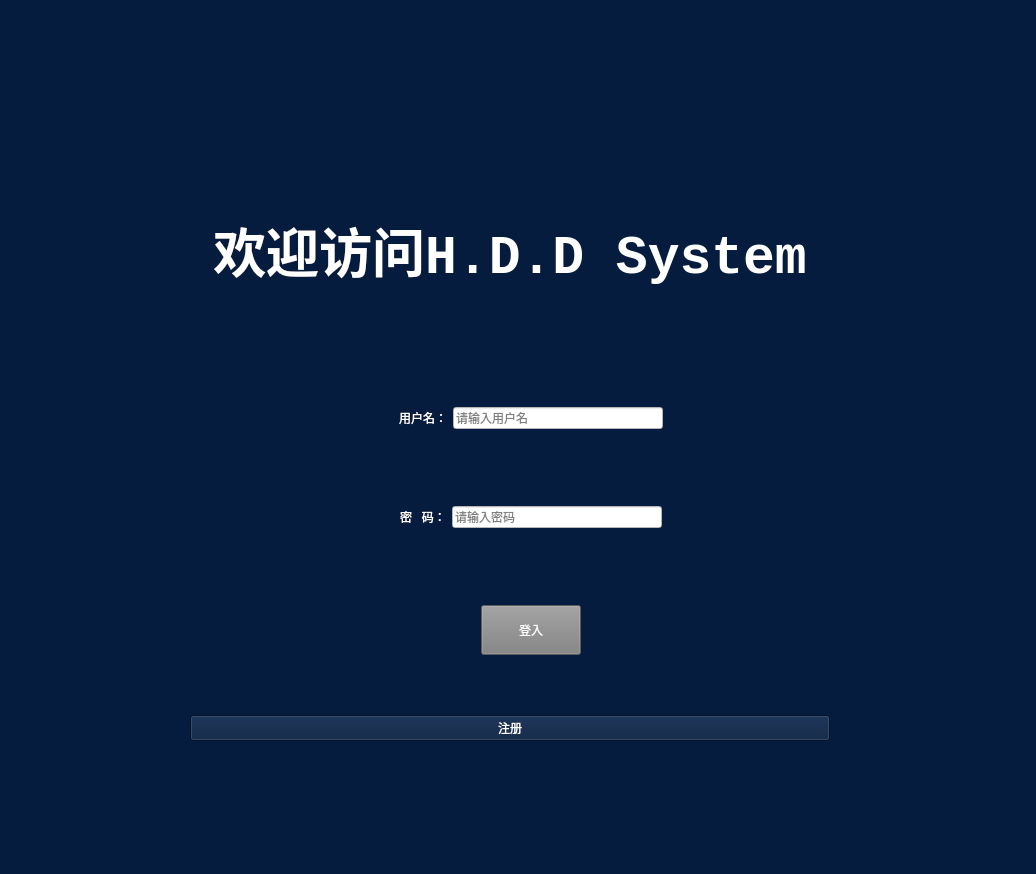
<?xml version="1.0" encoding="UTF-8"?>
<ui version="4.0">
 <class>Form</class>
 <widget class="QWidget" name="Form">
  <property name="geometry">
   <rect>
    <x>0</x>
    <y>0</y>
    <width>1036</width>
    <height>874</height>
   </rect>
  </property>
  <property name="minimumSize">
   <size>
    <width>0</width>
    <height>0</height>
   </size>
  </property>
  <property name="maximumSize">
   <size>
    <width>16777215</width>
    <height>16777215</height>
   </size>
  </property>
  <property name="focusPolicy">
   <enum>Qt::NoFocus</enum>
  </property>
  <property name="acceptDrops">
   <bool>false</bool>
  </property>
  <property name="windowTitle">
   <string>Login</string>
  </property>
  <property name="styleSheet">
   <string notr="true">background-color: #061c3e;</string>
  </property>
  <widget class="QWidget" name="layoutWidget">
   <property name="geometry">
    <rect>
     <x>190</x>
     <y>150</y>
     <width>682</width>
     <height>591</height>
    </rect>
   </property>
   <layout class="QVBoxLayout" name="verticalLayout_2">
    <item>
     <widget class="QLabel" name="label_4">
      <property name="maximumSize">
       <size>
        <width>640</width>
        <height>200</height>
       </size>
      </property>
      <property name="font">
       <font>
        <family>Consolas</family>
        <pointsize>40</pointsize>
        <bold>true</bold>
       </font>
      </property>
      <property name="styleSheet">
       <string notr="true">color: white;</string>
      </property>
      <property name="text">
       <string>欢迎访问H.D.D System</string>
      </property>
      <property name="textFormat">
       <enum>Qt::RichText</enum>
      </property>
      <property name="alignment">
       <set>Qt::AlignCenter</set>
      </property>
     </widget>
    </item>
    <item>
     <layout class="QVBoxLayout" name="verticalLayout">
      <item>
       <layout class="QHBoxLayout" name="horizontalLayout">
        <item>
         <spacer name="horizontalSpacer_5">
          <property name="orientation">
           <enum>Qt::Horizontal</enum>
          </property>
          <property name="sizeHint" stdset="0">
           <size>
            <width>40</width>
            <height>20</height>
           </size>
          </property>
         </spacer>
        </item>
        <item>
         <widget class="QLabel" name="label">
          <property name="styleSheet">
           <string notr="true">color: white;</string>
          </property>
          <property name="text">
           <string>用户名：</string>
          </property>
          <property name="alignment">
           <set>Qt::AlignCenter</set>
          </property>
         </widget>
        </item>
        <item>
         <widget class="QLineEdit" name="username">
          <property name="styleSheet">
           <string notr="true">background-color: white;</string>
          </property>
          <property name="placeholderText">
           <string>请输入用户名</string>
          </property>
         </widget>
        </item>
        <item>
         <spacer name="horizontalSpacer_4">
          <property name="orientation">
           <enum>Qt::Horizontal</enum>
          </property>
          <property name="sizeHint" stdset="0">
           <size>
            <width>20</width>
            <height>20</height>
           </size>
          </property>
         </spacer>
        </item>
       </layout>
      </item>
      <item>
       <spacer name="horizontalSpacer">
        <property name="orientation">
         <enum>Qt::Horizontal</enum>
        </property>
        <property name="sizeHint" stdset="0">
         <size>
          <width>40</width>
          <height>20</height>
         </size>
        </property>
       </spacer>
      </item>
      <item>
       <layout class="QHBoxLayout" name="horizontalLayout_2">
        <item>
         <spacer name="horizontalSpacer_6">
          <property name="orientation">
           <enum>Qt::Horizontal</enum>
          </property>
          <property name="sizeHint" stdset="0">
           <size>
            <width>40</width>
            <height>20</height>
           </size>
          </property>
         </spacer>
        </item>
        <item>
         <widget class="QLabel" name="label_2">
          <property name="styleSheet">
           <string notr="true">color: white;</string>
          </property>
          <property name="text">
           <string>密   码：</string>
          </property>
          <property name="alignment">
           <set>Qt::AlignCenter</set>
          </property>
         </widget>
        </item>
        <item>
         <widget class="QLineEdit" name="password">
          <property name="maximumSize">
           <size>
            <width>500</width>
            <height>16777215</height>
           </size>
          </property>
          <property name="styleSheet">
           <string notr="true">background-color: white;</string>
          </property>
          <property name="inputMask">
           <string/>
          </property>
          <property name="echoMode">
           <enum>QLineEdit::Password</enum>
          </property>
          <property name="placeholderText">
           <string>请输入密码</string>
          </property>
         </widget>
        </item>
        <item>
         <spacer name="horizontalSpacer_3">
          <property name="orientation">
           <enum>Qt::Horizontal</enum>
          </property>
          <property name="sizeHint" stdset="0">
           <size>
            <width>20</width>
            <height>20</height>
           </size>
          </property>
         </spacer>
        </item>
       </layout>
      </item>
      <item>
       <spacer name="horizontalSpacer_2">
        <property name="orientation">
         <enum>Qt::Horizontal</enum>
        </property>
        <property name="sizeHint" stdset="0">
         <size>
          <width>40</width>
          <height>20</height>
         </size>
        </property>
       </spacer>
      </item>
      <item>
       <layout class="QHBoxLayout" name="horizontalLayout_3">
        <item>
         <widget class="QPushButton" name="login_btn">
          <property name="minimumSize">
           <size>
            <width>0</width>
            <height>0</height>
           </size>
          </property>
          <property name="maximumSize">
           <size>
            <width>100</width>
            <height>50</height>
           </size>
          </property>
          <property name="styleSheet">
           <string notr="true">color: white;background-color:grey;</string>
          </property>
          <property name="text">
           <string>登入</string>
          </property>
         </widget>
        </item>
       </layout>
      </item>
     </layout>
    </item>
    <item>
     <widget class="QPushButton" name="register_2">
      <property name="maximumSize">
       <size>
        <width>640</width>
        <height>16777215</height>
       </size>
      </property>
      <property name="styleSheet">
       <string notr="true">color: white;</string>
      </property>
      <property name="text">
       <string>注册</string>
      </property>
     </widget>
    </item>
   </layout>
  </widget>
 </widget>
 <resources>
  <include location="modules/assets/resources.qrc"/>
  <include location="modules/assets/resources.qrc"/>
  <include location="modules/assets/resources.qrc"/>
  <include location="modules/assets/resources.qrc"/>
 </resources>
 <connections/>
</ui>
